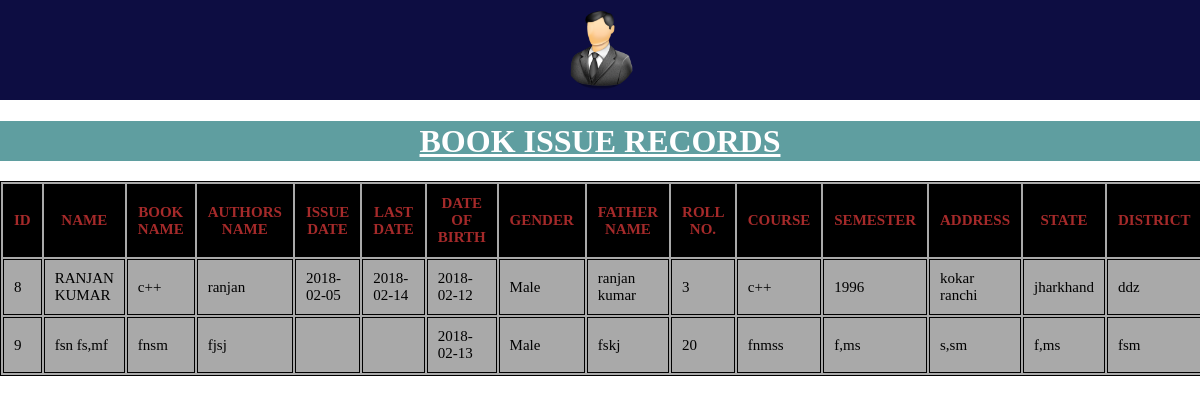
The page /book_record.php on the database its author committed.
### tables this page shows
CREATE TABLE `book_form` (
  `id` int(55) NOT NULL,
  `Book_name` varchar(255) NOT NULL,
  `Authors_name` varchar(255) NOT NULL,
  `Issue_Date` varchar(255) NOT NULL,
  `Last_Date` varchar(255) NOT NULL,
  `First_name` varchar(255) NOT NULL,
  `Last_name` varchar(255) NOT NULL,
  `DOB` varchar(255) NOT NULL,
  `Gender` varchar(255) NOT NULL,
  `Roll_no` int(255) NOT NULL,
  `Course` varchar(255) NOT NULL,
  `Semester` varchar(255) NOT NULL,
  `Address` varchar(255) NOT NULL,
  `State` varchar(255) NOT NULL,
  `Mobile_Number` varchar(255) NOT NULL,
  `District` varchar(255) NOT NULL,
  `Email` varchar(255) NOT NULL,
  `City` varchar(255) NOT NULL,
  `Alternate_Number` varchar(255) NOT NULL,
  `Zip_Code` varchar(255) NOT NULL,
  `Country` varchar(255) NOT NULL,
  `Place` varchar(255) NOT NULL,
  `Fathername` varchar(255) NOT NULL
);

### book_record.php (the view, shortened to what this page needs)
<?php
include('dbconnection.php');
$results = mysqli_query($conn, "SELECT * FROM book_form");
?>
<!DOCTYPE html>
<html lang="en">
<head>
     <link rel="stylesheet" href="record.css" type="text/css">
</head>
<body>
  <div id="record_admin">
      <a href="Admin.php"><img src="image/Admin2.png" ></a>
  </div>
  <div id="recordheding">
      <h1><a href="Admin.php">BOOK ISSUE RECORDS</a></h1>
  </div>
    <div id="aj">
    <div id="record">
        <table>
           <thead>
              <tr>
                  <th>ID</th>
                  <th>NAME</th>
                  <th>BOOK NAME</th>
				  <th>AUTHORS NAME</th>
                  <th>ISSUE DATE</th>
                  <th>LAST DATE</th>
				  <th>DATE OF BIRTH</th>
                  <th>GENDER</th>
                  <th>FATHER NAME</th>
                  <th>ROLL NO.</th>
                  <th>COURSE</th>
                  <th>SEMESTER</th>
				  <th>ADDRESS</th>
                  <th>STATE</th>
				  <th>DISTRICT</th>
              </tr>
           </thead>
            <tbody>
             <?php while ($row = mysqli_fetch_array($results)) { ?>
                <tr>
                    <td><?php echo $row['id'] ?></td>
                    <td><?php echo $row['First_name'] ?> <?php echo $row['Last_name'] ?></td>
                     <td><?php echo $row['Book_name'] ?></td>
					<td><?php echo $row['Authors_name'] ?></td>
					<td><?php echo $row['Issue_Date'] ?></td>
					<td><?php echo $row['Last_Date'] ?></td>
					<td><?php echo $row['DOB'] ?></td>
					<td><?php echo $row['Gender'] ?></td>
					<td><?php echo $row['Fathername'] ?></td>
					<td><?php echo $row['Roll_no'] ?></td>
					<td><?php echo $row['Course'] ?></td>
					<td><?php echo $row['Semester'] ?></td>
					<td><?php echo $row['Address'] ?></td>
					<td><?php echo $row['State'] ?></td>
					<td><?php echo $row['District'] ?></td>
                </tr>
                <?php
                }
                ?>
            </tbody>
        </table>
    </div>
    </div>
</body>
</html>

### record.css (style rules this page uses)
body { margin: 0px; padding: 0px; }
#aj { width: 100%; display: block; height:490px; overflow: scroll; }
#record_admin { height: 100px; width: 100%; background-color: #0d0d42; text-align: center; }
#record_admin img { height: 80px; display: inline-block; line-height: 100px; padding-top: 10px; border-radius: 50%; }
#recordheding { height: 40px; width:100%; background-color: cadetblue; }
#recordheding h1 a { text-align: center; line-height: 40px; color: white; }
#recordheding h1 { height: 40px; text-align: center; line-height: 40px; color: white; }
#record table { border: 1px solid black; margin-top: 20px; background-color:darkgray; font-size: 15px; }
#record table th { border: 1px solid black; padding: 10px; color: brown; background-color: black; }
#record table td { border: 1px solid black; padding: 10px; }

### rows shown on the page
book_form: id "8", First_name "RANJAN", Last_name "KUMAR", Book_name "c++", Authors_name "ranjan", Issue_Date "2018-02-05", Last_Date "2018-02-14", DOB "2018-02-12", Gender "Male", Fathername "ranjan kumar", Roll_no "3", Course "c++", Semester "1996", Address "kokar ranchi", State "jharkhand", District "ddz"
book_form: id "9", First_name "fsn", Last_name "fs,mf", Book_name "fnsm", Authors_name "fjsj", DOB "2018-02-13", Gender "Male", Fathername "fskj", Roll_no "20", Course "fnmss", Semester "f,ms", Address "s,sm", State "f,ms", District "fsm"
